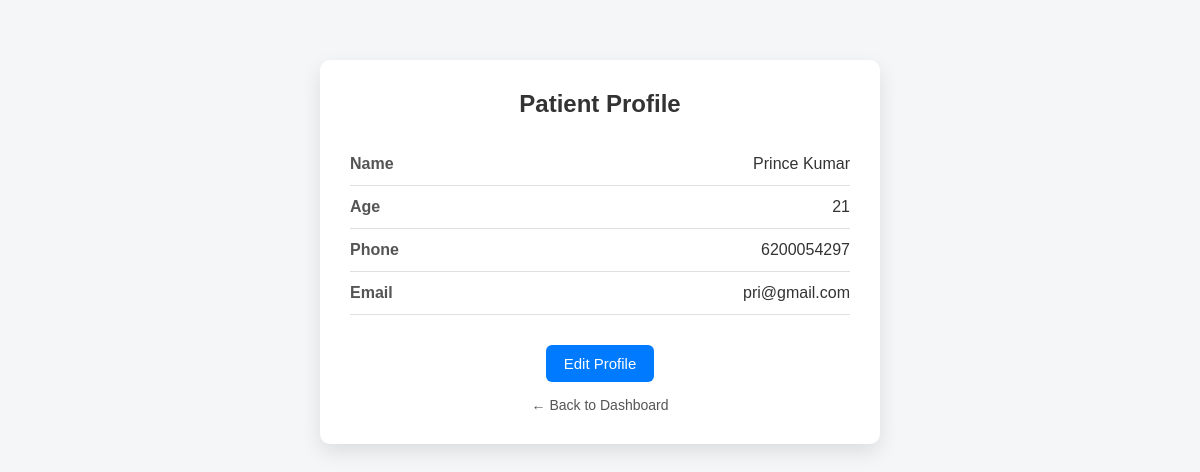
The page /patient/patient_profile/2 (signed in) on the database its author committed.
### models.py (models this page shows)
class Patient(db.Model, UserMixin):
    id = db.Column(db.Integer,primary_key = True, unique=True)
    pat_name = db.Column(db.String(100), nullable=False)
    pat_age = db.Column(db.Integer,nullable=False)
    pat_email = db.Column(db.String(100), unique=True, nullable=False)
    pat_phone = db.Column(db.String(10), unique=True, nullable=False)
    pat_password = db.Column(db.String(16), nullable=False)
    appointments = db.relationship('Appointment', backref='patient', lazy=True)

### app.py (the view)
@app.route('/patient/patient_profile/<int:patient_id>')
@login_required
def patient_profile(patient_id):
    if not isinstance(current_user, Patient):
        abort(403)
    patient = Patient.query.get_or_404(patient_id)
    return render_template('./patient/patient_profile.html', patient=patient)

### app.py (called while the page is built)
@loginmanager.user_loader
def load_user(user_id):
     return (
         Admin.query.get(int(user_id)) or
         Doctor.query.get(int(user_id)) or
         Patient.query.get(int(user_id))
     )

### templates/patient/patient_profile.html (shortened to what this page needs)
<!DOCTYPE html>
<html lang="en">
<head>
</head>
<body>
  <div class="profile-container" >
    <div class="profile-header">
      <h2>Patient Profile</h2>
    </div>
    <div class="profile-item">
      <span class="label">Name</span>
      <span class="value">{{current_user.pat_name}}</span>
    </div>
    <div class="profile-item">
      <span class="label">Age</span>
      <span class="value">{{ current_user.pat_age }}</span>
    </div>
    <div class="profile-item">
      <span class="label">Phone</span>
      <span class="value">{{ current_user.pat_phone }}</span>
    </div>
    <div class="profile-item">
      <span class="label">Email</span>
      <span class="value">{{ current_user.pat_email }}</span>
    </div>
    <div class="actions">
      <a href="{{url_for('patient_edit',patient_id=patient.id)}}">
        <button class="btn btn-edit">Edit Profile</button>
      </a>
      <br />
      <a href="{{ url_for('patient_dashboard')}}" class="btn-back">
        ← Back to Dashboard
      </a>
    </div>
  </div>
</body>
</html>

### templates/patient/patient_profile.html (style rules this page uses)
body { font-family: Arial, sans-serif; background: #f4f6f8; margin: 0; padding: 0; }
.profile-container { max-width: 500px; margin: 60px auto; background: #ffffff; border-radius: 10px; box-shadow: 0 8px 20px rgba(0, 0, 0, 0.1); padding: 30px; }
.profile-header { text-align: center; margin-bottom: 25px; }
.profile-header h2 { margin: 0; color: #333; }
.profile-item { display: flex; justify-content: space-between; padding: 12px 0; border-bottom: 1px solid #e0e0e0; }
.label { font-weight: bold; color: #555; }
.value { color: #333; }
.actions { text-align: center; margin-top: 30px; }
.btn { padding: 10px 18px; font-size: 15px; border-radius: 6px; border: none; cursor: pointer; text-decoration: none; }
.btn-edit { background-color: #007bff; color: white; }
.btn-back { display: inline-block; margin-top: 15px; color: #555; text-decoration: none; font-size: 14px; }

### rows shown on the page
Patient: pat_name "Prince Kumar", pat_age "21", pat_phone "6200054297", pat_email "pri@gmail.com"
